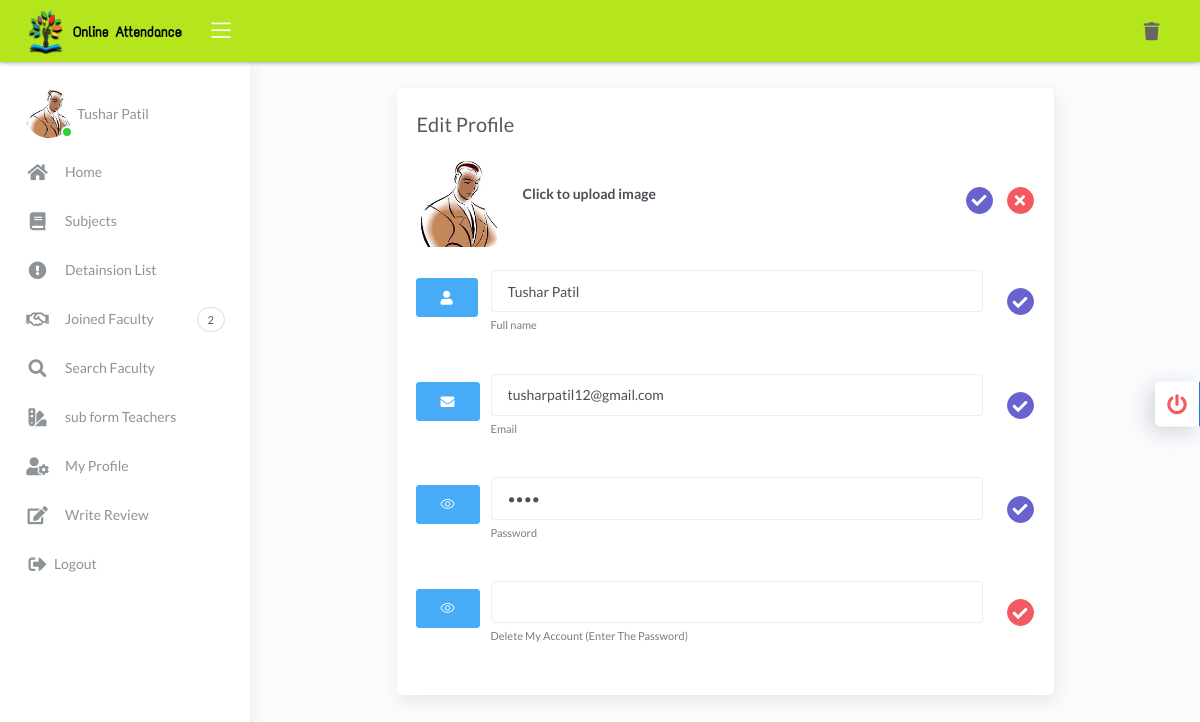
The app's page /user/profile.php (signed in) with its own data.
### tables this page shows
CREATE TABLE `b_person` (
  `bid` int(11) NOT NULL,
  `code` varchar(11) NOT NULL,
  `category` text NOT NULL,
  `Name` text NOT NULL,
  `Email` varchar(256) NOT NULL,
  `Password` varchar(256) NOT NULL,
  `image` varchar(256) NOT NULL,
  `Plan` mediumtext NOT NULL,
  `cs` text NOT NULL,
  `Date` date NOT NULL,
  `status` text NOT NULL
);

CREATE TABLE `recieve` (
  `bid` int(11) NOT NULL,
  `rec` varchar(256) NOT NULL
);

### user/fun.php (called while the page is built, shortened)
<?php
function select($var,$col,$condtn)
{
	$query="SELECT $var FROM $col $condtn";
	$sql=mysqli_query($GLOBALS['connection'],$query);
	return $sql;
}
?>

### user/profile.php (the view, shortened to what this page needs)
<?php
include('header.php');
include('navbar.php');
?>
<div class="page-inner mt--5">
  <br><br>
  <?php
  $id=$_SESSION['bid'];
  $sql=select("*","b_person","WHERE bid=$id");
  foreach($sql as $row ) {
    ?>
    <div class="row">
      <div class="col-md-9 ml-auto mr-auto">
        <div class="card card-round">
          <div class="card-body">
            <div class="card-title fw-mediumbold">Edit Profile</div>
            <div class="card-list">
              <form action="usrupd.php"  method="post" enctype="multipart/form-data">
                <div class="item-list">
                  <?php
                  if (empty($row['image']))
                  {
                    $words = explode(" ", strtoupper($row['Name']));
                    $acronym = "";
                    foreach ($words as $w) {
                      $acronym .= $w[0];
                    }
                    echo "<div class='avatar avatar-xl'>
                    <span class='avatar-title rounded-circle border border-white avatar-online'>".$acronym."</span>
                    </div>";
                  }
                  else{
                    echo "<div class='avatar avatar-xl'>
                    <div id='img_div'><img src='../admin/image/".$row['image']."' width=100px;height=100px; class='avatar-img rounded'></div>
                    </div>";
                  }
                  ?>
                  <div class="info-user ml-3">
                    <div class="form-group">
                      <div class="username">
                        <label for="adimg">Click to upload image</label>
                      </div>
                    </div>
                  </div>
                  &emsp;<button type="submit" name="updp" class="btn btn-icon btn-secondary btn-round btn-xs" title="Update Photo">
                    <i class="fa fa-check"></i>
                  </button>
                </form>
                <form action="usrupd.php"  method="post" enctype="multipart/form-data">
                  <?php
                  if (!empty($row['image']))
                  {
                    echo "&emsp;<button type='submit' name='delp' class='btn btn-icon btn-danger btn-round btn-xs' title='Remove Photo'>
                    <i class='fas fa-times'></i>
                    </button>";
                  }
                  ?>
                </div>
              <form action="usrupd.php"  method="post">
                <div class="item-list">
                  <div class="avatar" title="Name">
                    <div class="input-group-append">
                     <span  class="btn btn-info text-white px-4 py-2">
                      <i class="fas fa-user"></i>
                    </span>
                  </div>
                </div>
                <div class="info-user ml-3">
                  <div class="form-group">
                    <div class="username">
                      <input type="text" name="First_Name" value="<?php echo $row['Name'];?>" class="form-control" required="">
                    </div>
                    <div class="status">Full name</div>
                  </div>
                </div>
                &emsp;<button class="btn btn-icon btn-secondary btn-round btn-xs" type="submit" name="updfn" title="Update Name">
                  <i class="fa fa-check"></i>
                </button>
              </div>
            </form>
            <form action="usrupd.php"  method="post" enctype="multipart/form-data">
              <div class="item-list">
                <div class="avatar" title="Email">
                  <div class="input-group-append">
                   <span  class="btn btn-info text-white px-4 py-2">
                    <i class="fas fa-envelope"></i>
                  </span>
                </div>
              </div>
              <div class="info-user ml-3">
                <div class="form-group">
                  <div class="username">
                    <input type="email" name="Email" value="<?php echo $row['Email']?>" class="form-control" required="">
                  </div>
                  <div class="status">Email</div>
                </div>
              </div>
              &emsp;<button class="btn btn-icon btn-secondary btn-round btn-xs" type="submit"
              name="updeml" title="Update Email">
              <i class="fa fa-check"></i>
            </button>
          </div>
        </form>
        <form action="usrupd.php"  method="post" enctype="multipart/form-data">
          <div class="item-list">
            <div class="avatar" title="Password">
              <div class="input-group-append">
               <span  class="btn btn-info text-white px-4 py-2" onclick="myFunction()">
                <i class="icon-eye"></i>
              </span>
            </div>
          </div>
          <div class="info-user ml-3">
            <div class="form-group">
              <div class="username"><input type="password" name="Password" id="ip" value="<?php echo $row['Password']?>" class="form-control" required="">
              </div>
              <div class="status">Password</div>
            </div>
          </div>
          &emsp;<button class="btn btn-icon btn-secondary btn-round btn-xs" type="submit"
          name="updpd" title="Update password">
          <i class="fa fa-check"></i>
        </button>
      </div>
    </form>
    <form action="del.php"  method="post" enctype="multipart/form-data">
      <div class="item-list">
        <div class="avatar" title="Delete Account">
          <div class="input-group-append">
           <span  class="btn btn-info text-white px-4 py-2" onclick="myFunction1()">
            <i class="icon-eye"></i>
          </span>
        </div>
      </div>
      <div class="info-user ml-3">
        <div class="form-group">
          <div class="username"><input type="password" name="Pddel" id="ip1"  class="form-control" required="">
          </div>
          <div class="status">Delete My Account (Enter The Password)</div>
        </div>
      </div>
      &emsp;<button class="btn btn-icon btn-danger btn-round btn-xs" type="submit"
      name="delac" title="Delete Account">
      <i class="fa fa-check"></i>
    </button>
  </div>
</form>
</div>
</div>
</div>
</div>
</div>
<?php } ?>
</div>
</div>
</div>
<?php
include('script.php');
?>

### user/navbar.php (shortened to what this page needs)
<?php
include('fun.php');
?>
<body>
	<div class="wrapper">
		<div class="main-header">
			<div class="logo-header" style="background-color:rgb(181, 230, 29)">
				<a href="main.php"  class="logo">
					<img class='navbar-brand' src='../admin/image/Online-Attendance-logo3.png'>
				</a>
				<div class="nav-toggle">
					<button class="btn btn-toggle toggle-sidebar">
						<i class="icon-menu"></i>
					</button>
				</div>
			</div>
			<nav class="navbar navbar-header navbar-expand-lg" style="background-color:rgb(181, 230, 29)">
				<div class="container-fluid">
					<ul class="navbar-nav topbar-nav ml-md-auto align-items-center">
						<li class="nav-item">
							<a class="nav-link" href="delsub.php" title="Delete Subjects">
								<i class="fas fa-trash"></i>
							</a>
						</li>
					</ul>
				</div>
			</nav>
		</div>
		<div>
			<a class="dropdown-item"  data-toggle="modal" data-target="#logoutModal">
				<div class="custom-template">
					<div class="custom-toggle" style="background-color: white">
						<i class="fas fa-power-off text-danger"></i>
					</div>
				</div>
			</a>
		</div>
		<div class="sidebar sidebar-style-2 ">
			<div class="sidebar-wrapper scrollbar scrollbar-inner">
				<div class="sidebar-content">
					<ul class="nav nav-primary ">
						<li class="nav-item fw-bold">
							<a href="profile.php" >
								<?php
								$id=$_SESSION['bid'];
								$sql=select("*","b_person","WHERE bid='$id'");
								foreach($sql as $row ) {
									if (empty($row['image']))
									{
										$words = explode(" ", strtoupper($row['Name']));
										$acronym = "";
										foreach ($words as $w) {
											$acronym .= $w[0];
										}
										echo "<div class='avatar avatar-lg'>
										<span class='avatar-title rounded-circle border border-white avatar-online'>".$acronym."</span>
										</div>";
									}
									else
									{
										echo "<div class='avatar avatar-online mr-1'><img class='avatar-img rounded-circle' src='../admin/image/".$row['image']."'></div>";
									}
								}
								?>
								<p><?php echo $_SESSION['fn'];?></p>
							</a>
						</li>
						<li class="nav-item ">
							<a  href="main.php" >
								<i class="fas fa-home"></i>
								<p>Home</p>
							</a>
						</li>
						<li class="nav-item">
							<a  href="Subjects.php">
								<i class="fas fa-book"></i>
								<p>Subjects</p>
							</a>
						</li>
						<li class="nav-item">
							<a  href="fordetli.php">
								<i class="fas fa-exclamation-circle"></i>
								<p>Detainsion List</p>
							</a>
						</li>
						<li class="nav-item" onmouseover="notification();">
							<a  href="jflty.php">
								<i class="far fa-handshake"></i>
								<p>Joined Faculty</p>
								<?php
								$aid=$_SESSION['bid'];
								$resultt=select("*","recieve","WHERE bid='$aid'");
								foreach($resultt as $roww )
								{
									$arr=$roww['rec'];
									$ucp= unserialize($arr);
									$y=count($ucp);
								}
								if ($y>0)
								{
									echo" <span class='badge'>".$y."</span>";
								}
								?>
							</a>
						</li>
						<li class="nav-item">
							<a href="search.php?q=">
								<i class="fas fa-search"></i>
								<p>Search Faculty</p>
							</a>
						</li>
						<li class="nav-item">
							<a  href="Teachers.php">
								<i class="fas fa-swatchbook"></i>
								<p> sub form Teachers</p>
							</a>
						</li>
						<li class="nav-item">
							<a class="dropdown-item" href="profile.php">
								<i class="fas fa-user-cog"></i>
								<p>My Profile</p>
							</a>
						</li>
						<li class="nav-item">
							<a  href="review.php">
								<i class="fas fa-edit"></i>
								<p>Write Review</p>
							</a>
						</li>
						<li class="nav-item">
							<a class="dropdown-item" href="#" data-toggle="modal" data-target="#logoutModal">
								<i class="fas fa-sign-out-alt fa-mx fa-fw mr-1 text-gray-800"></i>
								<p>Logout</p>
							</a>
						</li>
					</ul>
				</div>
			</div>
		</div>
		<div class="main-panel">
			<div class="content">

### assets/css/demo.css (style rules this page uses)
.custom-template { position: fixed; top: 50%; transform: translateY(-50%); right: -325px; width: 325px; height: max-content; display: block; z-index: 1; background: #ffffff; transition: all .3s; z-index: 1003; box-shadow: -1px 1px 20px rgba(69, 65, 78, 0.15); border-top-left-radius: 5px; border-bottom-left-radius: 5px; transition: all .5s; }
.custom-template .custom-toggle { position: absolute; width: 45px; height: 45px; background: rgb(88, 103, 221); top: 50%; left: -45px; transform: translateY(-50%); display: flex; align-items: center; justify-content: center; text-align: center; border-top-left-radius: 5px; border-bottom-left-radius: 5px; border-right: 1px solid #177dff; cursor: pointer; color: #ffffff; box-shadow: -5px 5px 20px rgba(69, 65, 78, 0.21); }
.custom-template .custom-toggle i { font-size: 20px; animation: 1.3s spin linear infinite; }

### records on screen
b_person: image (placeholder picture), First_Name "Tushar Patil", Email "tusharpatil12@gmail.com"
recieve: rec "2"

### other values on screen
$_SESSION['fn'] "Tushar Patil"
